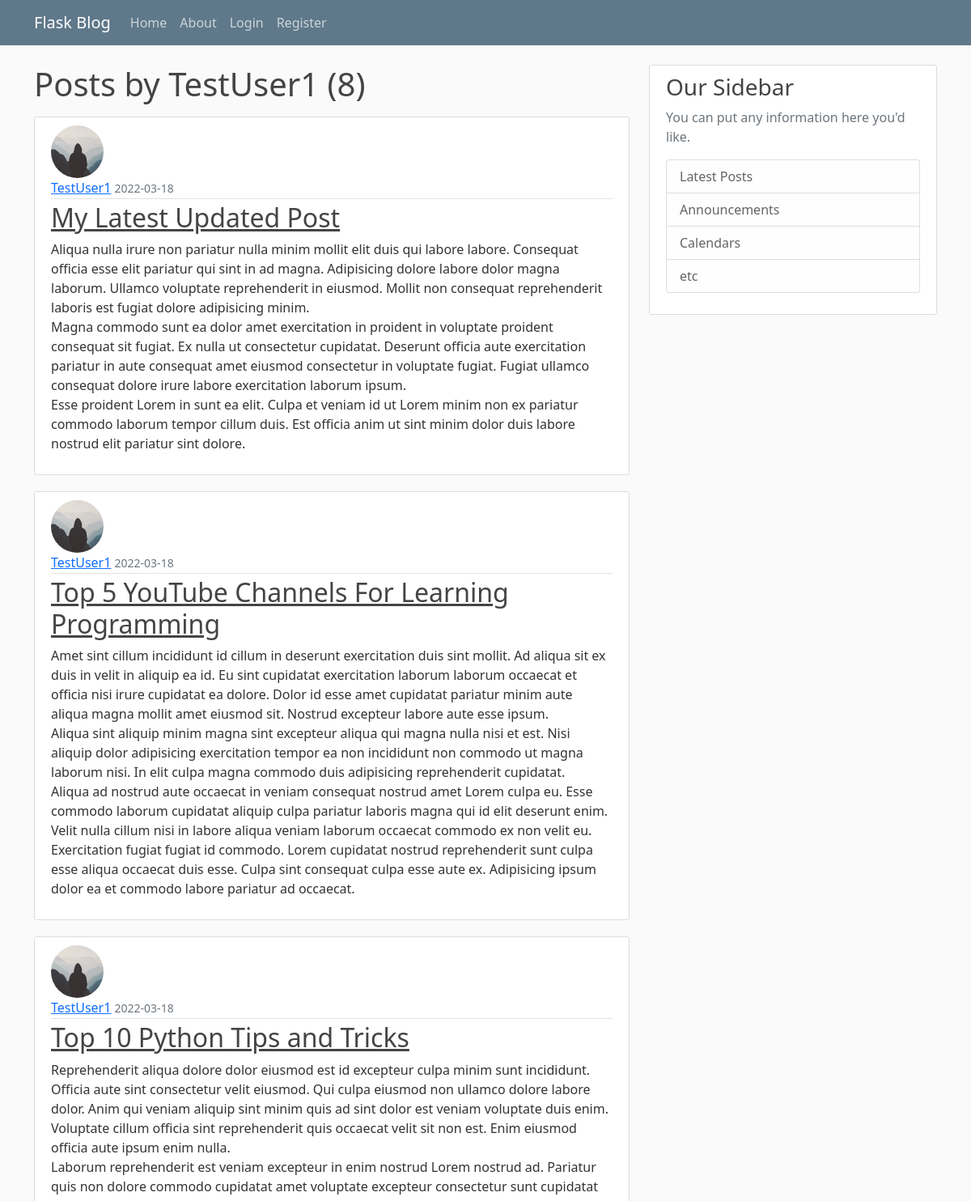
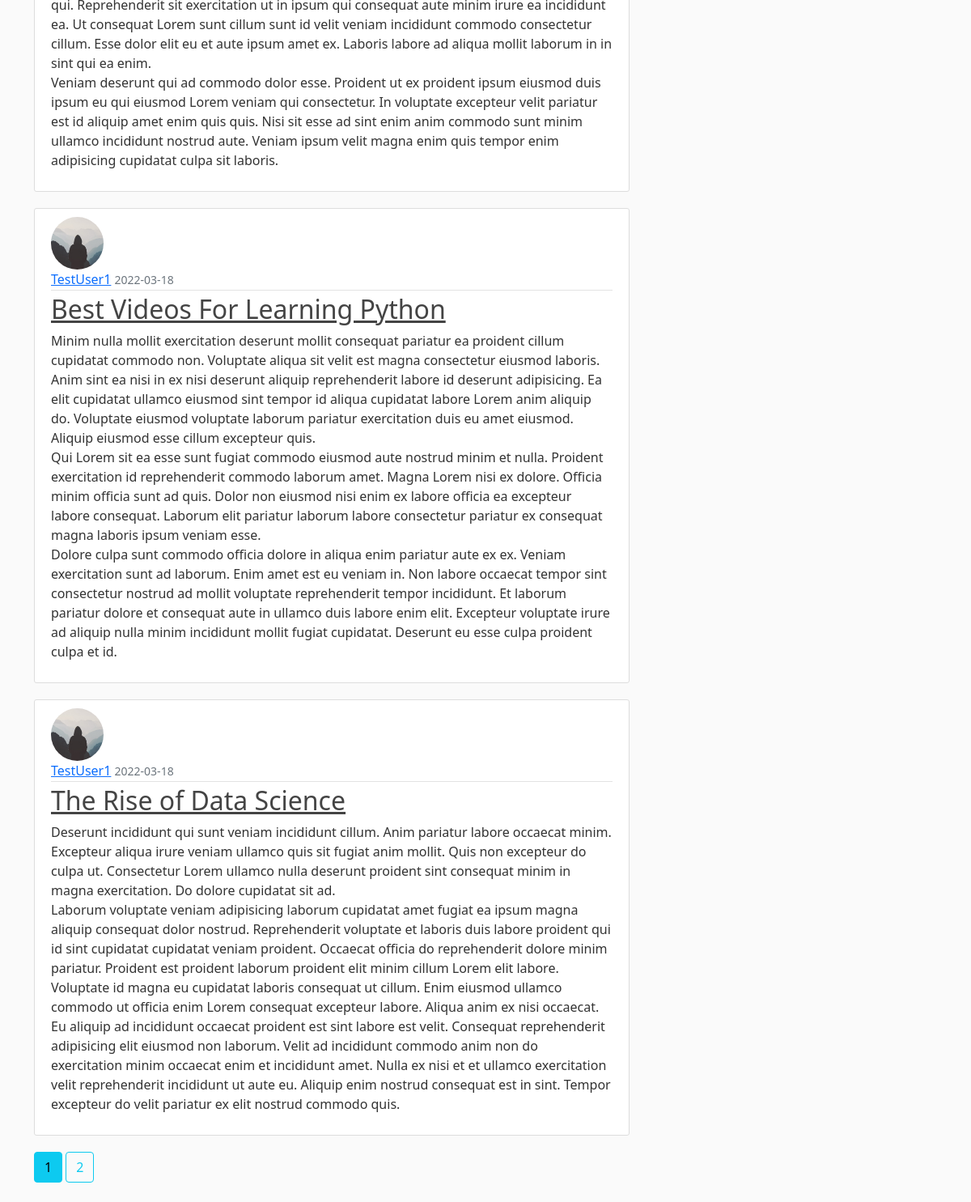
Page /user/TestUser1 on the committed database (2 pictures, top to bottom).
### app/models.py (models this page shows, shortened)
class User(db.Model, UserMixin):
    id = db.Column(db.Integer, primary_key=True)
    username = db.Column(db.String(20), unique=True, nullable=False)
    email = db.Column(db.String(120), unique=True, nullable=False)
    image_file = db.Column(db.String(20), nullable=False, default='default.jpg')
    password = db.Column(db.String(60), nullable=False)
    posts = db.relationship('Post', backref='author', lazy=True)

class Post(db.Model):
    id = db.Column(db.Integer, primary_key=True)
    title = db.Column(db.String(100), nullable=False)
    date_posted = db.Column(db.DateTime, nullable=False, default=datetime.utcnow)
    content = db.Column(db.Text, nullable=False)
    user_id = db.Column(db.Integer, db.ForeignKey('user.id'), nullable=False)

### app/routes.py (the view)
@app.route("/user/<string:username>")
def user_post(username):
    page = request.args.get('page', 1, type=int)
    user = User.query.filter_by(username=username).first_or_404()
    posts = Post.query.filter_by(author=user).order_by(Post.date_posted.desc()).paginate(page=page, per_page=5)
    return render_template('user_posts.html', user=user, posts=posts)

### app/templates/user_posts.html
{% extends "layout.html" %}
{% block content %}
<h1 class="mb-3">Posts by {{ user.username }} ({{ posts.total }})</h1>
{% for post in posts.items %}
<article class="media content-section">
    <img class="rounded-circle article-img" src="{{ url_for('static', filename='profile_pics/' + post.author.image_file) }}" alt="">
    <div class="media-body">
        <div class="article-metadata">
            <a class="mr-2" href="{{ url_for('user_post', username=post.author.username) }}">{{ post.author.username }}</a>
            <small class="text-muted">{{ post.date_posted.strftime('%Y-%m-%d') }}</small>
        </div>
        <h2><a class="article-title" href="{{ url_for('post', post_id=post.id) }}">{{ post.title }}</a></h2>
        <p class="article-content">{{ post.content }}</p>
    </div>
</article>
{% endfor %}
{% for page_num in posts.iter_pages(left_edge=1, right_edge=1, left_current=1, right_current=2) %}
    {% if page_num %}
        {% if posts.page == page_num %}
            <a class="btn btn-info mb-4" href="{{ url_for('user_post', username=user.username, page=page_num) }}">{{ page_num }}</a>
        {% else %}
            <a class="btn btn-outline-info mb-4" href="{{ url_for('user_post', username=user.username, page=page_num) }}">{{ page_num }}</a>
        {% endif %}
    {% else %}
        ...
    {% endif %}
{% endfor %}
{% endblock content %}

### app/static/main.css (style rules this page uses)
body { background: #fafafa; color: #333333; margin-top: 5rem; }
h1, h2, h3, h4, h5, h6 { color: #444444; }
.content-section { background: #ffffff; padding: 10px 20px; border: 1px solid #dddddd; border-radius: 3px; margin-bottom: 20px; }
.article-title { color: #444444; }
.article-content { white-space: pre-line; }
.article-img { height: 65px; width: 65px; margin-right: 16px; }
.article-metadata { padding-bottom: 1px; margin-bottom: 4px; border-bottom: 1px solid #e3e3e3 }

### rows in the picture
User: username "TestUser1"
Post: image_file (placeholder picture), author.username "TestUser1", date_posted "2022-03-18", title "My Latest Updated Post", content "Aliqua nulla irure non pariatur nulla minim mollit elit duis qui labore labore. Consequat officia esse elit pariatur qui sint in ad magna. Adipisicing dolore labore dolor magna laborum. Ullamco voluptate reprehenderit in eiusmod. Mollit non consequat reprehenderit laboris est fugiat dolore adipisicing minim. Magna commodo sunt ea dolor amet exercitation in proident in voluptate proident consequat sit fugiat. Ex nulla ut consectetur cupidatat. Deserunt officia aute exercitation pariatur in aute consequat amet eiusmod consectetur in voluptate fugiat. Fugiat ullamco consequat dolore irure labore exercitation laborum ipsum. Esse proident Lorem in sunt ea elit. Culpa et veniam id ut Lorem minim…"
Post: image_file (placeholder picture), author.username "TestUser1", date_posted "2022-03-18", title "Top 5 YouTube Channels For Learning Programming", content "Amet sint cillum incididunt id cillum in deserunt exercitation duis sint mollit. Ad aliqua sit ex duis in velit in aliquip ea id. Eu sint cupidatat exercitation laborum laborum occaecat et officia nisi irure cupidatat ea dolore. Dolor id esse amet cupidatat pariatur minim aute aliqua magna mollit amet eiusmod sit. Nostrud excepteur labore aute esse ipsum. Aliqua sint aliquip minim magna sint excepteur aliqua qui magna nulla nisi et est. Nisi aliquip dolor adipisicing exercitation tempor ea non incididunt non commodo ut magna laborum nisi. In elit culpa magna commodo duis adipisicing reprehenderit cupidatat. Aliqua ad nostrud aute occaecat in veniam consequat nostrud amet Lorem culpa eu.…"
Post: image_file (placeholder picture), author.username "TestUser1", date_posted "2022-03-18", title "Top 10 Python Tips and Tricks", content "Reprehenderit aliqua dolore dolor eiusmod est id excepteur culpa minim sunt incididunt. Officia aute sint consectetur velit eiusmod. Qui culpa eiusmod non ullamco dolore labore dolor. Anim qui veniam aliquip sint minim quis ad sint dolor est veniam voluptate duis enim. Voluptate cillum officia sint reprehenderit quis occaecat velit sit non est. Enim eiusmod officia aute ipsum enim nulla. Laborum reprehenderit est veniam excepteur in enim nostrud Lorem nostrud ad. Pariatur quis non dolore commodo cupidatat amet voluptate excepteur consectetur sunt cupidatat qui. Reprehenderit sit exercitation ut in ipsum qui consequat aute minim irure ea incididunt ea. Ut consequat Lorem sunt cillum sunt id…"
Post: image_file (placeholder picture), author.username "TestUser1", date_posted "2022-03-18", title "Best Videos For Learning Python", content "Minim nulla mollit exercitation deserunt mollit consequat pariatur ea proident cillum cupidatat commodo non. Voluptate aliqua sit velit est magna consectetur eiusmod laboris. Anim sint ea nisi in ex nisi deserunt aliquip reprehenderit labore id deserunt adipisicing. Ea elit cupidatat ullamco eiusmod sint tempor id aliqua cupidatat labore Lorem anim aliquip do. Voluptate eiusmod voluptate laborum pariatur exercitation duis eu amet eiusmod. Aliquip eiusmod esse cillum excepteur quis. Qui Lorem sit ea esse sunt fugiat commodo eiusmod aute nostrud minim et nulla. Proident exercitation id reprehenderit commodo laborum amet. Magna Lorem nisi ex dolore. Officia minim officia sunt ad quis. Dolor…"
Post: image_file (placeholder picture), author.username "TestUser1", date_posted "2022-03-18", title "The Rise of Data Science", content "Deserunt incididunt qui sunt veniam incididunt cillum. Anim pariatur labore occaecat minim. Excepteur aliqua irure veniam ullamco quis sit fugiat anim mollit. Quis non excepteur do culpa ut. Consectetur Lorem ullamco nulla deserunt proident sint consequat minim in magna exercitation. Do dolore cupidatat sit ad. Laborum voluptate veniam adipisicing laborum cupidatat amet fugiat ea ipsum magna aliquip consequat dolor nostrud. Reprehenderit voluptate et laboris duis labore proident qui id sint cupidatat cupidatat veniam proident. Occaecat officia do reprehenderit dolore minim pariatur. Proident est proident laborum proident elit minim cillum Lorem elit labore. Voluptate id magna eu cupidatat…"

### other values in the picture
{{ posts.total }} "8"
{{ page_num }} "1"
{{ page_num }} "2"
